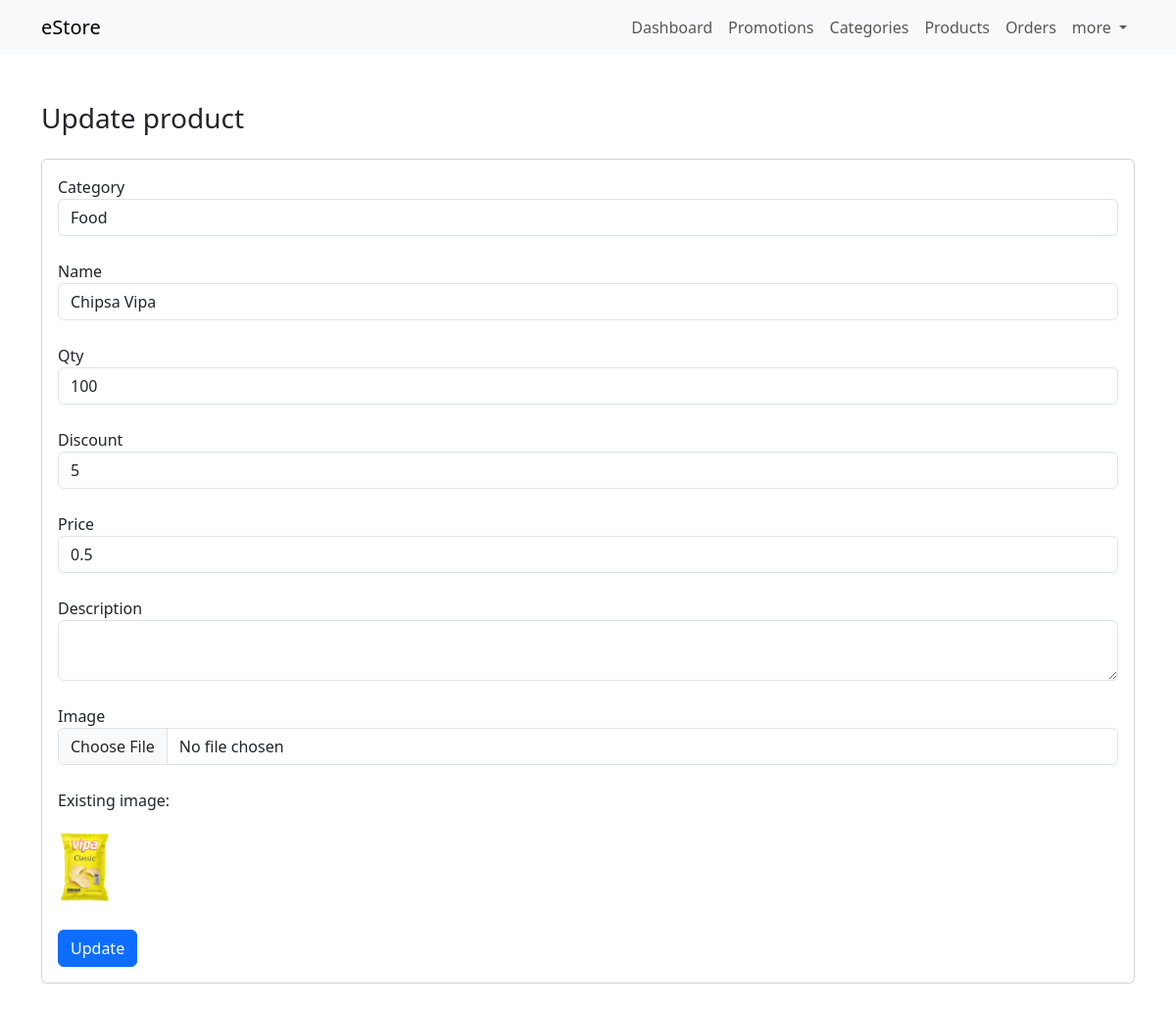
/dashboard/products/edit.php?id=5 (signed in), run on an earlier commit of the app's database.
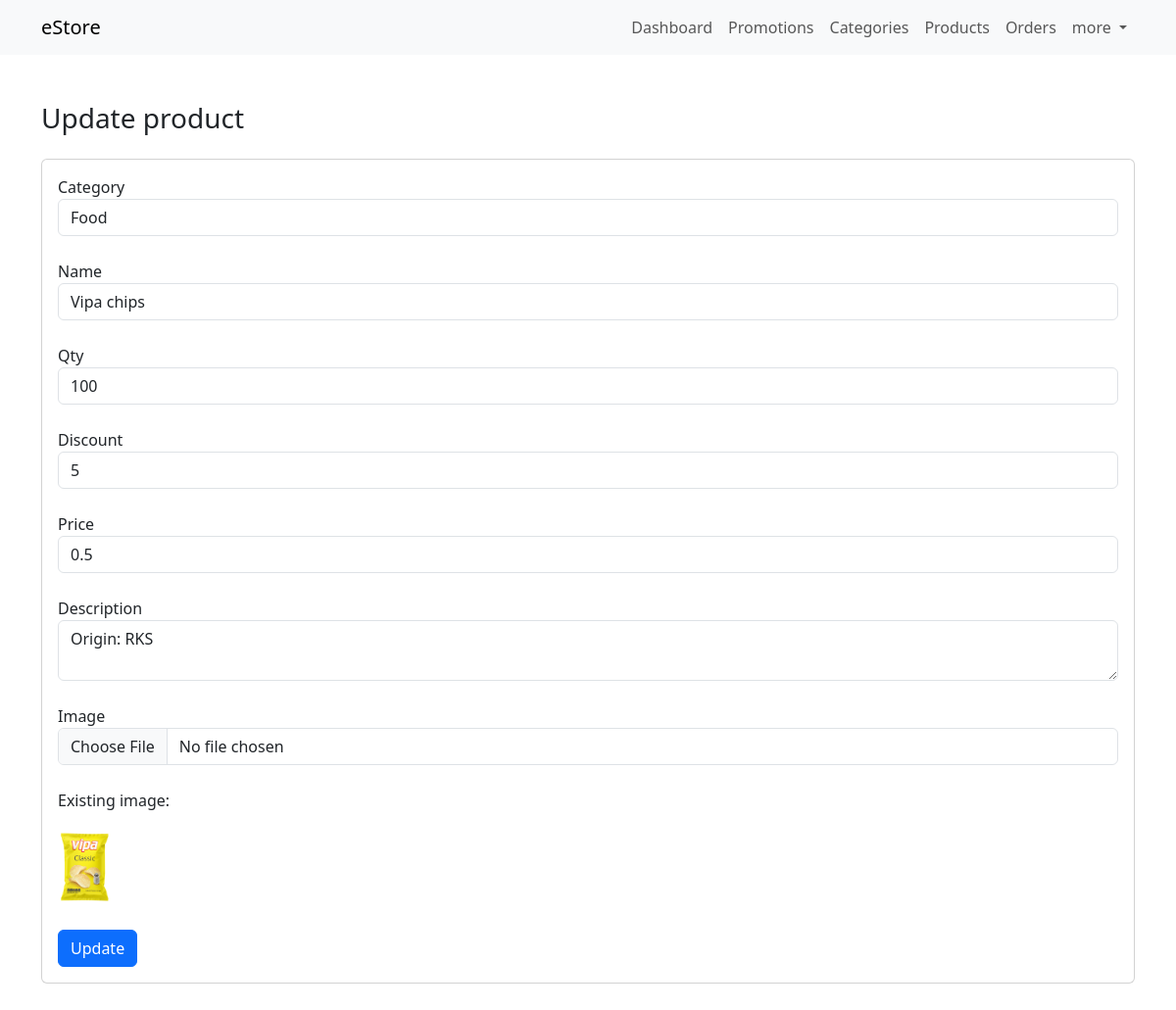
And on a later commit of the database.
### tables this page shows
CREATE TABLE `products` (
  `id` int(11) NOT NULL,
  `user_id` int(11) DEFAULT NULL,
  `name` varchar(100) DEFAULT NULL,
  `price` float DEFAULT NULL,
  `qty` int(11) DEFAULT NULL,
  `discount` int(11) DEFAULT '0',
  `description` text,
  `image` varchar(150) DEFAULT 'noimage.png',
  `category_id` int(11) DEFAULT NULL
);

CREATE TABLE `categories` (
  `id` int(11) NOT NULL,
  `name` varchar(45) NOT NULL
);

### classes/Database.php (called while the page is built)
<?php
class Database {
    private static $instance = null;
    private $connection = null;
    public function __construct() {
        $this->connection = new mysqli('localhost', 'root', '', 'estore');
    }
    public static function getInstance() {
        if(!self::$instance) {
            self::$instance = new self;
        }
        return self::$instance;
    }
    function getConnection() {
        return $this->connection;
    }
}

### classes/CRUD.php (called while the page is built, shortened)
<?php
include 'Database.php';
class CRUD {
    private $mysqli;
    public function __construct() {
        $db = Database::getInstance();
        $this->mysqli = $db->getConnection();
    }
    public function read($table, $condition = [], $limit = null, $order = []) {
        $sql = "SELECT * FROM `".$table."`";
        $items = [];
        if(count($condition)) {
            $sql .= " WHERE `".$condition['column']."`='".$condition['value']."'";
        }
        if(!is_null($limit)) {
            $sql .= " LIMIT " .$limit;
        }
        if($query = $this->mysqli->query($sql)) {
            if($query->num_rows > 0) {
                while($row = $query->fetch_assoc()) {
                    $items[] = $row;
                }
            }
            return $items;
        } else {
            return $this->mysqli->error;
        }
    }
}

### dashboard/products/edit.php (the view, shortened to what this page needs)
<?php
    include('../includes/header.php');
    include('../../classes/CRUD.php');
    $crud = new CRUD;
    $categories = $crud->read('categories');
    $product = $crud->read('products', ['column' => 'id', 'value' => $_GET['id']] ,1);
?>
<div class="dashboard my-5">
    <div class="container">
        <h3 class="mb-4">Update product</h3>
        <div class="card">
            <div class="card-body">
                <?php if(isset($product) && is_array($product[0])): ?>
                <form action="<?= $_SERVER['PHP_SELF'] ?>" method="POST" enctype="multipart/form-data">
                    <div class="form-group mb-4">
                        <label for="category">Category</label>
                        <select name="category" id="category" class="form-control">
                            <?php foreach($categories as $category): ?>
                            <option value="<?= $category['id'] ?>" <?= ($category['id'] == $product[0]['category_id']) ? 'selected' : '' ?>><?= $category['name'] ?></option>
                            <?php endforeach; ?>
                        </select>
                    </div>
                    <div class="form-group mb-4">
                        <label for="name">Name</label>
                        <input type="text" name="name" id="name" value="<?= $product[0]['name'] ?>" class="form-control" required="">
                    </div>
                    <div class="form-group mb-4">
                        <label for="qty">Qty</label>
                        <input type="number" name="qty" id="qty" value="<?= $product[0]['qty'] ?>" class="form-control" required="">
                    </div>
                    <div class="form-group mb-4">
                        <label for="discount">Discount</label>
                        <input type="number" name="discount" id="discount" value="<?= $product[0]['discount'] ?>" class="form-control" required="">
                    </div>
                    <div class="form-group mb-4">
                        <label for="price">Price</label>
                        <input type="text" name="price" id="price" value="<?= $product[0]['price'] ?>" class="form-control" required="" pattern="\d+\.\d{2}">
                    </div>
                    <div class="form-group mb-4">
                        <label for="description">Description</label>
                        <textarea name="description" id="description" class="form-control"><?= $product[0]['description'] ?></textarea>
                    </div>
                    <div class="form-group mb-4">
                        <label for="image">Image</label>
                        <input type="file" name="image" id="image" class="form-control" accept="image/png, image/jpg, image/jpeg, image/webp">
                        <br>
                        <p>Existing image:</p>
                        <img src="images/<?= $product[0]['image'] ?>" height="80">
                    </div>
                    <button type="submit" class="btn btn-primary" name="update_product_btn">Update</button>
                </form>
                <?php else: ?>
                    <p>Product doesn't exist!</p>
                <?php endif; ?>
            </div>
        </div>
    </div>
</div>
<?php include('../includes/footer.php'); ?>

What changed in the data, as far as the page shows it:
changed products "Food": name "Chipsa Vipa" → "Vipa chips"; description (not shown) → "Origin: RKS"
